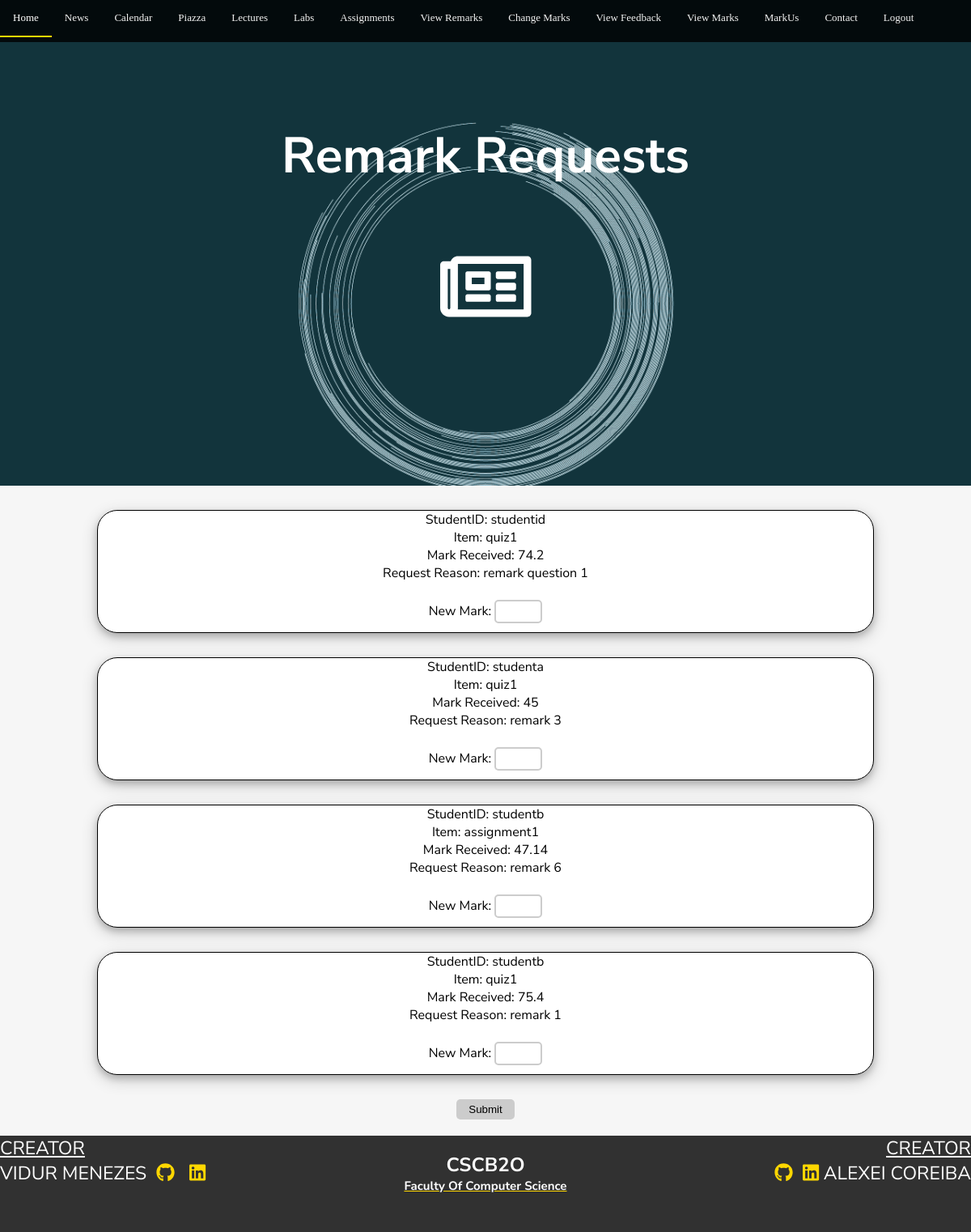
/Assignment3/htdocs/viewremarks.php (signed in), run on the app's committed database.
### tables this page shows
CREATE TABLE `remarks` (
  `requestid` int(11) NOT NULL AUTO_INCREMENT,
  `requeststatus` tinyint(4) DEFAULT '1',
  `remarkitem` varchar(255) NOT NULL,
  `remarkreason` varchar(255) NOT NULL,
  `studentid` varchar(45) NOT NULL,
  PRIMARY KEY (`requestid`),
  UNIQUE KEY `requestid_UNIQUE` (`requestid`)
);

CREATE TABLE `marks` (
  `utorid` varchar(45) NOT NULL,
  `quiz1` double DEFAULT NULL,
  `quiz2` double DEFAULT NULL,
  `assignment1` double DEFAULT NULL,
  `assignment2` double DEFAULT NULL,
  `lab1` double DEFAULT NULL,
  `lab2` double DEFAULT NULL,
  `midtermtest` double DEFAULT NULL,
  `finalexamtest` double DEFAULT NULL,
  PRIMARY KEY (`utorid`),
  UNIQUE KEY `utorid_UNIQUE` (`utorid`)
);

### Assignment3/htdocs/viewremarks.php (the view, shortened to what this page needs)
<!DOCTYPE html>
<html>
<head>
  <link rel="stylesheet" type="text/css" href="viewremarks.css">
</head>
<body>
  <?php
  include('navbar.php');
  $info = $request = $studentarr = $itemarr = $newMark = $markErr = $unique = array();
  $sql = "SELECT requestid, remarkitem, remarkreason, studentid FROM remarks WHERE requeststatus=1";
  $result = $db->query($sql);
  if ($result->num_rows > 0) {
    while ($row = $result->fetch_assoc()) {
      $item = $row['remarkitem'];
      $studentid = $row['studentid'];
      $unique[] = $studentid.$item;
      $sql = "SELECT $item FROM marks WHERE utorid='$studentid'";
      $mark = $db->query($sql)->fetch_assoc()[$item];
      $info[] = "StudentID: ".$studentid."<br>Item: ".$item;
      $request[] = "Mark Received: ".$mark."<br>Request Reason: ".$row['remarkreason'];
    }
  }
  ?>
  <div id="background">
    <div id="CourseTitle">
      <div class="myBounceDiv">
        <h1>Remark Requests</h1>
        <br>
        <i class="far fa-newspaper fa-5x"></i>
      </div>
    </div>
  </div>
  <?php
  if (sizeof($unique) == 0) {
    echo "<h3 style=\"text-align: center;\"> No Remark Requests At This Time</h3>";
  } else {
    ?>
    <form method="post" action="">
      <?php
      for ($i = 0; $i < sizeof($unique); $i++) {
        echo "<div class=\"mainsection\">";
        $fullrequest = $info[$i]."<br>".$request[$i];
        echo $fullrequest;
        echo "<br>";
        echo "<br>";
        echo "New Mark: ";
        echo "<input type=\"text\" name=\"$unique[$i]\" class=\"marks\">";
        echo "<span class=\"error\">".$markErr[$i]."</span><br>";
        echo "</div>";
      }
      ?>
      <div class="submitbutton">
        <input id="submit" type="submit" name="submit" value="Submit">
      </div>
    </form>
    <?php
  }
  ?>
  <?php
  include('footer.php');
  ?>
</body>
</html>

### Assignment3/htdocs/navbar.php (shortened to what this page needs)
<!DOCTYPE html>
<html>
<head>
<link rel="stylesheet" type="text/css" href="navbar.css">
</head>
<body>
  <div class="topnav" id="myTopnav">
    <a href="index.php">Home</a>
    <a href="news.php">News</a>
    <a href="calendar.php">Calendar</a>
    <a href="https://piazza.com/class/jcpjjp5l4bywd">Piazza</a>
    <a href="lectures.php">Lectures</a>
    <a href="labs.php">Labs</a>
    <a href="assignment.php">Assignments</a>
    <?php
      if ($_SESSION['usertype'] == "students") {
      echo "<a href=\"viewmarks.php\">View Marks</a>";
      echo "<a href=\"sendfeedback.php\">Send Feedback</a>";
      } else {
        echo "<a href=\"viewremarks.php\">View Remarks</a>";
        echo "<a href=\"changemarks.php\">Change Marks</a>";
        if ($_SESSION['usertype'] == "instructors") {
          echo "<a href=\"viewfeedback.php\">View Feedback</a>";
          echo "<a href=\"viewallmarks.php\">View Marks</a>";
        }
      }
  ?>
  <a href="https://markus.utsc.utoronto.ca/cscb20w18/?locale=en">MarkUs</a>
  <a href="contact.php">Contact</a>
  <a href="logout.php">Logout</a>
</div>
</body>
</html>

### Assignment3/htdocs/footer.php (shortened to what this page needs)
<!DOCTYPE html>
<html>
<head>
  <link rel="stylesheet" type="text/css" href="footer.css">
</head>
<div class="footer">
 <footer>
   <p1><u>CREATOR</u><br>VIDUR MENEZES  &nbsp;<a class="gold" href="https://github.com/vidurmenezes"><i class="fab fa-github"></i></a>
     <a class="gold" href="https://www.linkedin.com/in/vidur-menezes-41076397/"><i  class="fab fa-linkedin"></i></a>
   </p1>
   <h2>CSCB2O <br><a class="gold" href="http://web.cs.toronto.edu/people/faculty.htm"><p> Faculty Of Computer Science</p></a>
   </h2>
   <p2><u>CREATOR</u><br><a class="gold" href="https://github.com/alexeicoreiba"><i class="fab fa-github"></i></a> &nbsp;<a class="gold" href="https://www.linkedin.com/in/alexei-coreiba-12621b140/"><i class="fab fa-linkedin"></i></a>&nbsp;ALEXEI COREIBA</p2>
 </footer>
</div>
</html>

### Assignment3/htdocs/viewremarks.css (style rules this page uses)
#background { background-image: url(./img/background6.jpg); overflow: auto; height: 600px; -webkit-background-size: cover; -moz-background-size: cover; -o-background-size: cover; background-size: cover; }
#CourseTitle { color: white; font-size: 20px; background-color: transparent; text-align: center; width: 100%; margin-top: 150px; }
.mainsection { text-align: center; color: black; margin: 30px; height: 150px; margin-left: 10%; margin-right: 10%; border: 1px solid black; box-shadow: 0 4px 8px 0 rgba(0, 0, 0, 0.2), 0 6px 20px 0 rgba(0, 0, 0, 0.19); background-color: white; border-radius: 25px; }
.marks { width:45px; }
input[type=text] { padding:5px; border:2px solid #ccc; -webkit-border-radius: 5px; border-radius: 5px; }
input[type=submit] { padding:5px 15px; background:#ccc; border:0 none; cursor:pointer; -webkit-border-radius: 5px; border-radius: 5px; }
.submitbutton { text-align: center; }

### Assignment3/htdocs/navbar.css (style rules this page uses)
.myBounceDiv { -moz-animation:bounce .60s linear ; -webkit-animation:bounce .60s linear ; }
.topnav { overflow: hidden; background: #000000cc; width: 100%; top: 0px; position: fixed; text-align: center; z-index: 10; }
.topnav a { color: #f2f2f2; text-align: center; padding: 14px 16px; text-decoration: none; font-size: 13px; float: left; font-family:Verdana; }

### Assignment3/htdocs/footer.css (style rules this page uses)
body { margin: 0; font-family: 'Nunito Sans', sans-serif; background-color: #F6F6F6; min-height: 100%; }
h2 { color: #000000b5; }
.gold { color: gold; }
h1 { font-family: 'Nunito Sans', sans-serif; font-size: 62px; }
footer { background-color:#000000cc; color: white; width: 100%; height: 119px; margin-top: 20px; bottom: 0px; text-align: center; }
.footer h2 { float: left; width:33.33333%; text-align:center; color: white; font-family: 'Nunito Sans', sans-serif; }
.footer p { float: center; padding: -10px; text-align:center; color: white; font-size: 15px; margin-top: 0px; font-family: 'Nunito Sans', sans-serif; }
.footer p1 { width:33.33333%; float: left; font-size: 23px; color: white; font-family: 'Nunito Sans', sans-serif; text-align: left; }
.footer p2 { width:33.33333%; float: left; font-size: 23px; color: white; font-family: 'Nunito Sans', sans-serif; text-align: right; }

### data on the page
remarks: studentid "studentid", remarkitem "quiz1", mark "74.2", remarkreason "remark question 1"
remarks: studentid "studenta", remarkitem "quiz1", mark "45", remarkreason "remark 3"
remarks: studentid "studentb", remarkitem "assignment1", mark "47.14", remarkreason "remark 6"
remarks: studentid "studentb", remarkitem "quiz1", mark "75.4", remarkreason "remark 1"
